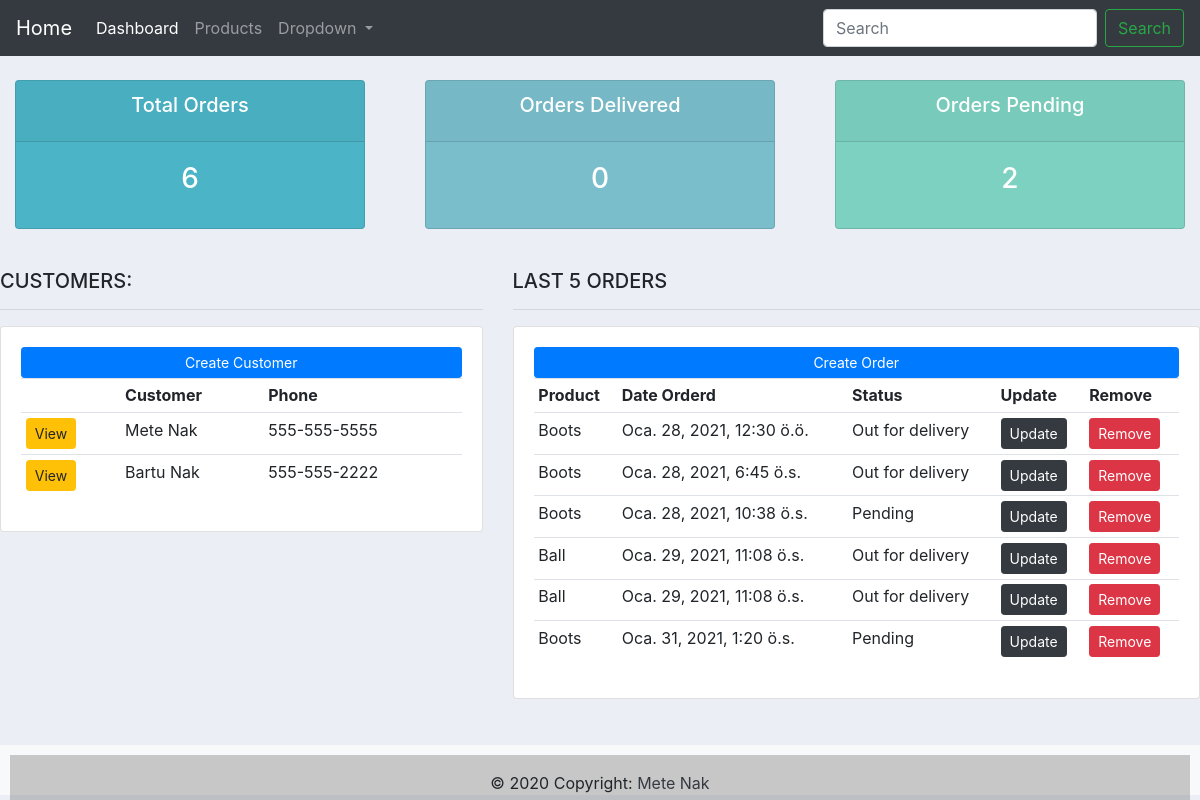
The page / on the database its author committed.
### accounts/models.py (models this page shows, shortened)
class Customer(models.Model):
    name = models.CharField(max_length=200,null=True)
    phone = models.CharField(max_length=200, null=True)
    email = models.CharField(max_length=200, null=True)
    date_created = models.DateTimeField(auto_now_add=True,null=True)

class Order(models.Model):
    STATUS = (
        ('Pending', 'Pending'),
        ('Out for delivery', 'Out for delivery'),
        ('Delivered', 'Delivered'),
            )
    customer = models.ForeignKey(Customer,on_delete=models.SET_NULL, null=True)
    product = models.ForeignKey(Product, on_delete=models.SET_NULL, null=True)
    date_created = models.DateTimeField(auto_now_add=True, null=True, blank=True)
    status = models.CharField(max_length=200, null=True, choices=STATUS)

class Product(models.Model):
    CATEGORY = (
        ("Indoor","Indoor"),
        ("Outdoor","Outdoor")
    )
    name = models.CharField(max_length=200, null=True)
    price = models.FloatField()
    category = models.CharField(max_length=200,null=True, choices=CATEGORY)
    description = models.CharField(max_length=200, null=True)
    date_created = models.DateTimeField(auto_now_add=True,null=True)
    def __str__(self):
        return self.name

### accounts/views.py (the view)
# urls.py: path("", views.home, name="home"),
def home(request):
    orders = Order.objects.all()
    customers = Customer.objects.all()
    total_customers = customers.count()
    total_orders = orders.count()
    delivered = orders.filter(status="Delivered").count()
    pending = orders.filter(status="Pending").count()
    return render(request,"accounts/dashboard.html",{"orders":orders,"customers":customers,"total_customers":total_customers,"total_orders":total_orders,"delivered":delivered,"pending":pending})

### accounts/templates/accounts/dashboard.html
{% extends 'accounts/main.html' %}
{% block content %}
{% include 'accounts/status.html' %}
<br>
<div class="row">
 <div class="col-md-5">
  <h5>CUSTOMERS:</h5>
  <hr>
  <div class="card card-body">
   <a class="btn btn-primary  btn-sm btn-block" href="{% url 'create_customer' %}">Create Customer</a>
   <table class="table table-sm">
    <tr>
     <th></th>
     <th>Customer</th>
     <th>Phone</th>
    </tr>
    {% for i in customers %}
    <tr>
      <td><a href="{% url 'customer' i.pk %}" class="btn btn-sm btn-warning">View</a> </td>
      <td>{{ i.name }}</td>
      <td>{{ i.phone }}</td>
    </tr>
    {% endfor %}
   </table>
  </div>
 </div>
 <div class="col-md-7">
  <h5>LAST 5 ORDERS</h5>
  <hr>
  <div class="card card-body">
   <a class="btn btn-primary  btn-sm btn-block" href="{% url 'create' %}">Create Order</a>
   <table class="table table-sm">
    <tr>
     <th>Product</th>
     <th>Date Orderd</th>
     <th>Status</th>
     <th>Update</th>
     <th>Remove</th>
    </tr>
    {% for i in orders %}
    <tr>
      <td>{{ i.product }}</td>
      <td>{{ i.date_created }}</td>
      <td>{{ i.status }}</td>
      <td><a href="{% url 'update' i.pk %}" class="btn btn-sm btn-dark">Update</a></td>
      <td><a href="{% url 'delete' i.pk %}" class="btn btn-sm btn-danger">Remove</a></td>
    </tr>
    {% endfor %}
   </table>
  </div>
 </div>
</div>
{% endblock%}

### static/css/main.css (style rules this page uses)
body { background-color: #ebeff5; }

### rows shown on the page
Customer: name "Mete Nak", phone "555-555-5555"
Customer: name "Bartu Nak", phone "555-555-2222"
Order: product "Boots", date_created "Oca. 28, 2021, 12:30 ö.ö.", status "Out for delivery"
Order: product "Boots", date_created "Oca. 28, 2021, 6:45 ö.s.", status "Out for delivery"
Order: product "Boots", date_created "Oca. 28, 2021, 10:38 ö.s.", status "Pending"
Order: product "Ball", date_created "Oca. 29, 2021, 11:08 ö.s.", status "Out for delivery"
Order: product "Ball", date_created "Oca. 29, 2021, 11:08 ö.s.", status "Out for delivery"
Order: product "Boots", date_created "Oca. 31, 2021, 1:20 ö.s.", status "Pending"

### other values the page prints
{{ total_orders }} "6"
{{ delivered }} "0"
{{ pending }} "2"
